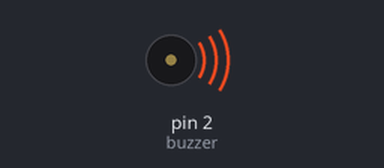
A sketch run on a simulated Arduino Uno, built with avr-gcc and run on an emulated ATmega328P. Parts: buzzer (waves = sounding).

Above: at 0.2 s.
At 8.77 s:
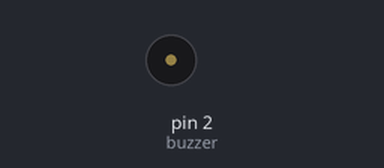
Timing chart, 0 to 9.1 s (numbered marks = the images above):
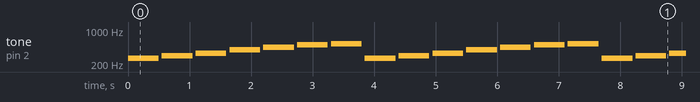

Measured:
- by itself, tone on pin 2 (buzzer): repeats every 3.9 s: silent 0.05 s, 294 Hz 0.50 s, silent 0.05 s, 329 Hz 0.50 s, silent 0.05 s, 392 Hz 0.50 s, silent 0.05 s, 440 Hz 0.50 s, silent 0.05 s, 493 Hz 0.50 s, silent 0.05 s, 523 Hz 0.50 s, silent 0.05 s, 261 Hz 0.50 s

The sketch:

ardunio.ino
```cpp
int buzzer=2;
int Do = 261;
int Re=294;
int Mi=329;
int Fa=349;
int Sol=392;
int La=440;
int Si=493;
int Do2=523;
int notalar []= {Do,Re,Mi,Sol,La,Si,Do2};

void setup(){
  pinMode(buzzer,OUTPUT);
}
void loop()
{
 int i;
 for(i=0;i< sizeof (notalar)/sizeof(int);i++)
{
  tone (buzzer,notalar[i]);
  delay(500);
  noTone(buzzer);
  delay(50);
}
 noTone(buzzer);
}
```
